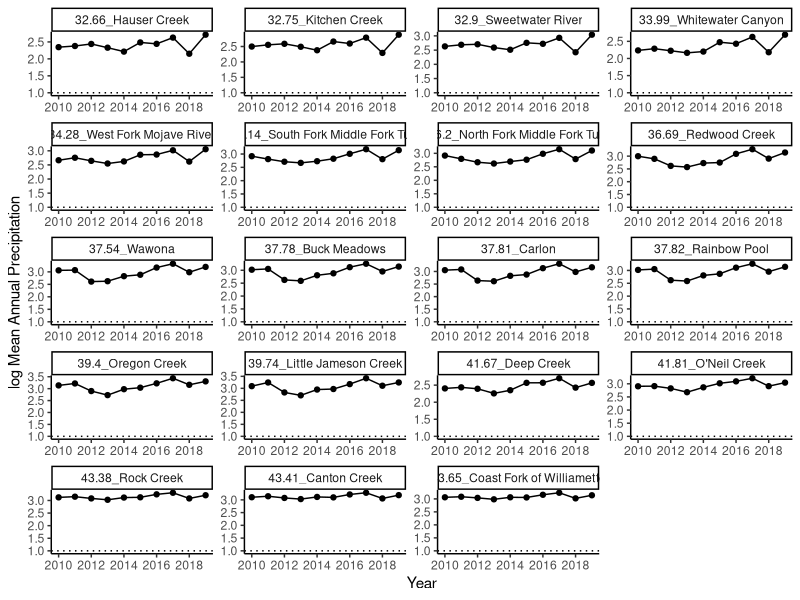
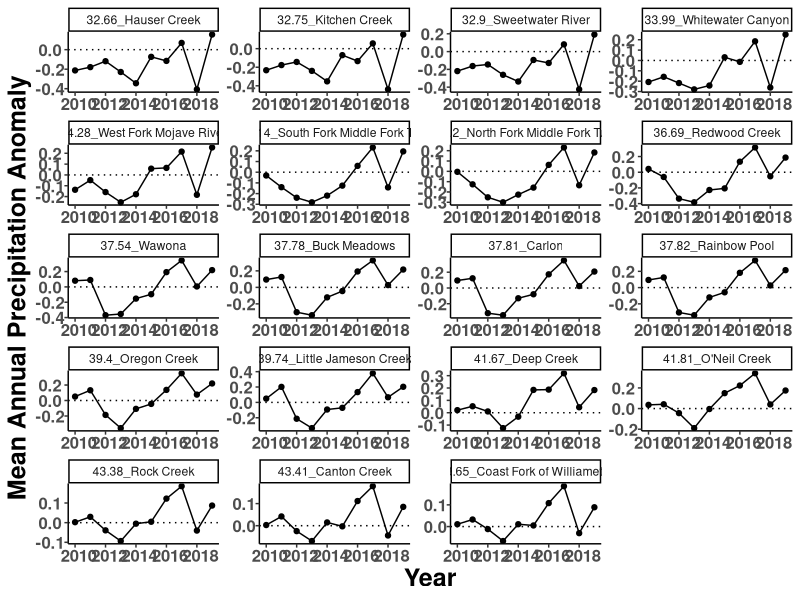
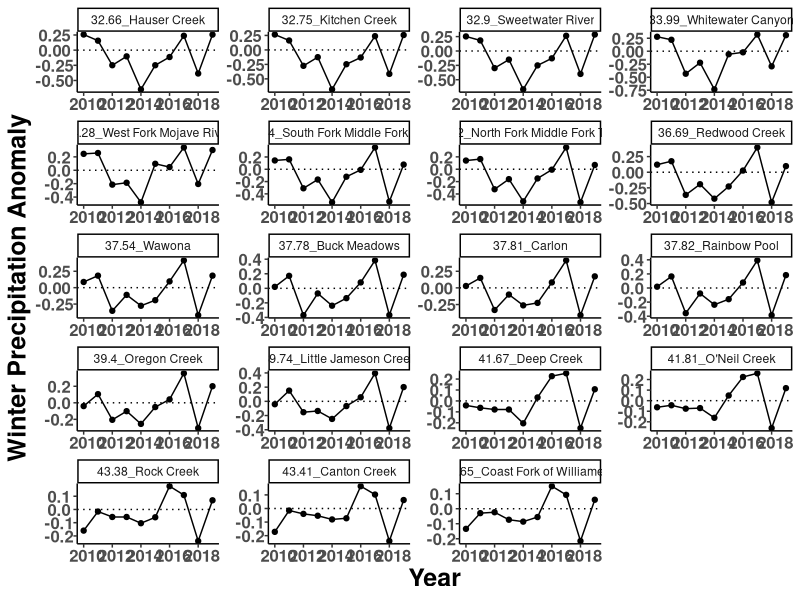
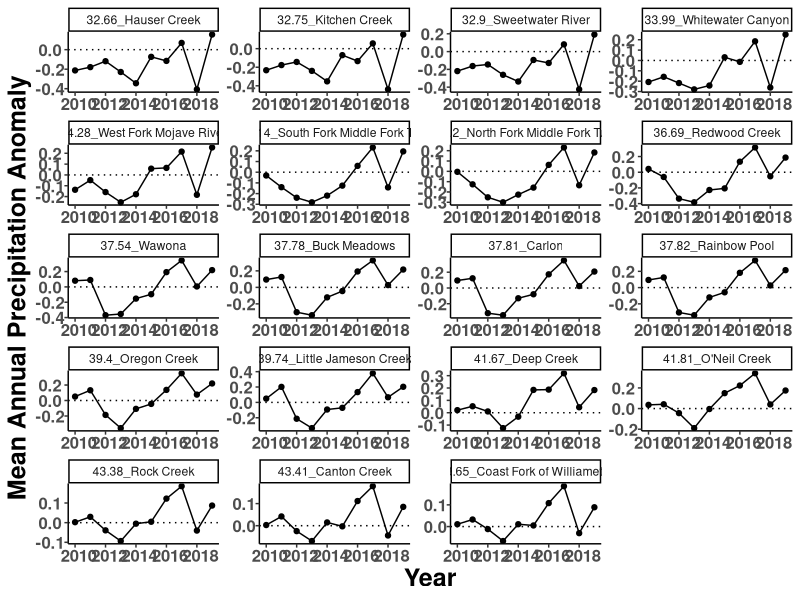
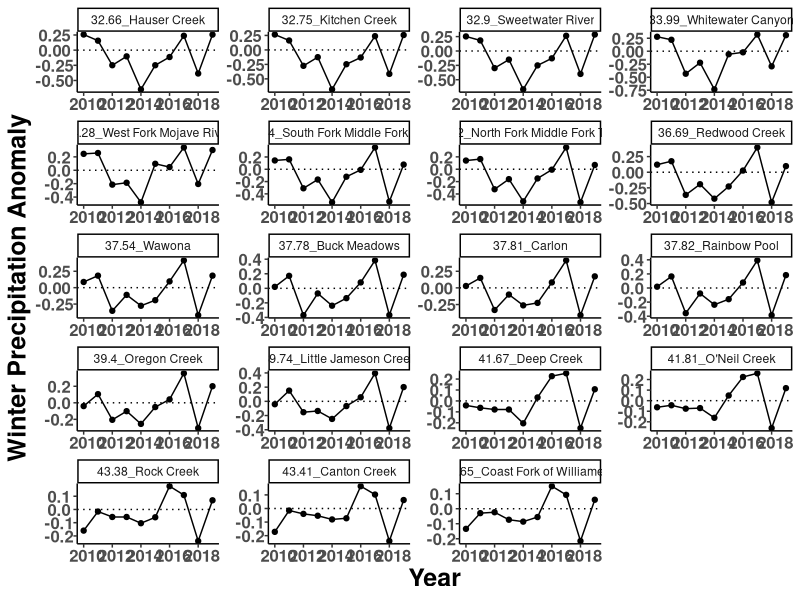

The R source for these figures, in order:
##################################################################################
## Daniel Anstett
## Some timeseries of weather and weather anomaly for each demography site
## 
## Last Modified January 22, 2020
###################################################################################
theme_ci <- function(){ 
  theme_classic() %+replace%    #replace elements we want to change
    theme(axis.text.x = element_text(size = 12, face = "bold", angle = 0,hjust = 0.4, vjust = 0.7), 
          axis.title = element_text(size = 18, face = "bold"), 
          axis.text.y = element_text(size = 12, face = "bold"))
          #strip.background = element_blank(),strip.text.x = element_text(size = 16, face = "bold"))
}
###################################################################################
#Load Libraries
library(tidyverse)
library(RColorBrewer)


###################################################################################
#Import weather data
wna2 <- read_csv("data/climate_data/demo_weather_wateryear.csv")  %>% filter(Paper_ID!=12)
wna2 <- wna2 %>% #Selects MAT, MAP, CMD,
  select(Site,Paper_ID,Latitude,Longitude,Year,MAT.weath=MAT,MAP.weath=MAP,CMD.weath=CMD) %>%  
  mutate(log.MAP.weath = log10(MAP.weath)) #Take log of MAP
#separate(ID_Year1, into = c("Site", "Year"), sep = "_") #makes site/year variable
wna2$Site <- as.factor(wna2$Site) ; wna2$Year <- as.numeric(wna2$Year) #define variables

#Import weather anomaly data
anom <- read_csv("data/climate_data/climate_anomaly_yearly.csv") %>% filter(Paper_ID!=12)

#Make Lat.Site Variable
wna2.site <- wna2 
wna2.site$Latitude <- round(wna2.site$Latitude ,digit=2) 
wna2.site <- wna2.site %>% unite(col=Lat.Site,c("Latitude","Site"),sep="_") %>% select(Lat.Site)
wna2 <- cbind(wna2,wna2.site)

anom.site <- anom 
anom.site$Latitude <- round(anom.site$Latitude ,digit=2) 
anom.site <- anom.site %>% unite(col=Lat.Site,c("Latitude","Site"),sep="_") %>% select(Lat.Site)
anom <- cbind(anom,anom.site)

###################################################################################

#Plot MAP weather
ggplot(wna2, aes(x=Year, y=log.MAP.weath))+
  geom_point()+ geom_line()+ ylab("log Mean Annual Precipitation") +
  scale_x_continuous(breaks=c(2010,2012,2014,2016,2018))+
  geom_hline(yintercept=1, linetype="dotted") +
  facet_wrap(~Lat.Site, scale="free", nrow=5) + theme_classic() #+
  #theme_ci()#+
#theme(strip.background = element_blank(), strip.text.x = element_blank(),
#     legend.title = element_blank())

#Plot MAP anomaly
ggplot(anom, aes(x=Year, y=MAP.anom))+
  geom_point()+ geom_line()+ ylab("Mean Annual Precipitation Anomaly") +
  scale_x_continuous(breaks=c(2010,2012,2014,2016,2018))+
  geom_hline(yintercept=0, linetype="dotted") +
  facet_wrap(~Lat.Site, scale="free", nrow=5) + #theme_classic() #+
theme_ci()#+
#theme(strip.background = element_blank(), strip.text.x = element_blank(),
#     legend.title = element_blank())

ggsave("graphs/Climate/MAP_time.pdf",width=12, height = 8, units = "in")


#Plot PPT_wt anomaly
ggplot(anom, aes(x=Year, y=PPT_wt.anom))+
  geom_point()+ geom_line()+ ylab("Winter Precipitation Anomaly") +
  scale_x_continuous(breaks=c(2010,2012,2014,2016,2018))+
  geom_hline(yintercept=0, linetype="dotted") +
  facet_wrap(~Lat.Site, scale="free", nrow=5) + #theme_classic() #+
  theme_ci()#+
ggsave("graphs/Climate/PPT_wt_time.pdf",width=12, height = 8, units = "in")







